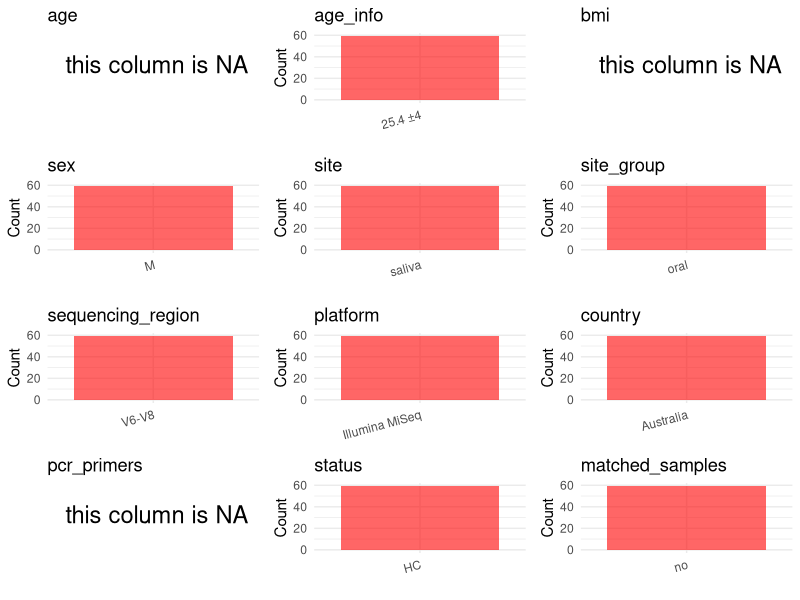

The R source for this figure: (Note: this script raises an error after producing the figure.)
## ---- chunk 1
# Load libraries
library(dplyr)
library(ggplot2)
library(cowplot)

# (1) Setting working directory
# EDIT HERE: change project_id for each study
project_id <- "PRJEB29801"

base_dir <- "/beegfs/huangxiaochang/global_oral/global-oral-microbiome/data/projects/"
setwd(file.path(base_dir, project_id))

# (2) Loading raw SRA metadata file
sra_file <- "SraRunTable.csv"
initial_meta <- read.csv("SraRunTable.csv", header = TRUE)

# (3) OPTIONAL: If extra metadata (e.g., Table.x or supplemental materials) are available from the article, you may need to merge the file with initial_meta manually. Below is example code for merging. Depending on the specific case of each study, you can customize the code as needed.
# supp_table <- read.csv("supplemental_table.csv", header = TRUE)
# initial_meta <- left_join(initial_meta, supp_table, by = merge_col_name)
## ---- chunk 2
# (1) Read the article in the following order: abstract, the beginning of the results section, and the methods. Understand the sample size, experimental design, and disease group overview. Clarify the sampling sites; for oral and gut samples, specify the exact sites like supragingival plaque, tongue, etc.

# (2) IMPORTANT: MUST go through each column of initial_meta
# head(initial_meta, 10)

# IMPORTANT: Check the unique values in the column of interest or query column.
# lapply(initial_meta[c('body_habitat', 'body_product', 'body_site')], table) # site
# table(initial_meta$host_subject_id) # subject id
# table(initial_meta$platform..exp.) # output is Illumina
# table(initial_meta$target_subfragment..exp.)
## ---- chunk 3
# (1) EDIT HERE: Parameter setup
# NOTE: This project has no lab control samples (blanks/positives) or non-human samples. Leave keywords empty to skip filtering.
control_column <- NA   # column name in initial_meta
# unique(initial_meta[[control_column]])  # uncomment to explore
control_keywords <- c()     # Enter exact keywords

species_column <- NA          # column name in initial_meta
# unique(initial_meta[[species_column]])  # uncomment to explore
non_human_keywords <- c()            # Enter exact keywords


# (2) Remove controls and non-human samples. DO NOT need to modify code in this part, just run it.
n_samples <- nrow(initial_meta)
# Control evaluation
if (length(control_keywords) > 0) {
  if (is.null(control_column) || control_column == "") {
    stop("Error: control_keywords provided but control_column is missing.")
  }

  if (!(control_column %in% colnames(initial_meta))) {
    stop(sprintf("Error: Column '%s' not found in initial_meta.", control_column))
  }

  control_pattern <- paste(control_keywords, collapse = "|")
  control_text <- initial_meta[[control_column]]
  is_control <- grepl(control_pattern, control_text)

} else {
  is_control <- rep(FALSE, n_samples)
}

# Non-human evaluation
if (length(non_human_keywords) > 0) {
  if (is.null(species_column) || species_column == "") {
    stop("Error: non_human_keywords provided but species_column is missing.")
  }

  if (!(species_column %in% colnames(initial_meta))) {
    stop(sprintf("Error: Column '%s' not found in initial_meta.", control_column))
  }

  non_human_pattern <- paste(non_human_keywords, collapse = "|")
  species_text <- initial_meta[[species_column]]
  is_non_human <- grepl(non_human_pattern, species_text)
} else {
  is_non_human <- rep(FALSE, n_samples)
}

# Execute removal
samples_to_remove <- is_control | is_non_human
initial_meta <- initial_meta[!samples_to_remove, ]

cat("Initial samples counts:",n_samples,"\n")
cat("Removed control samples:", sum(is_control), "\n")
cat("Removed non-human samples:", sum(is_non_human), "\n")
cat("Total samples removed ", sum(samples_to_remove), "\n")
cat("Remaining samples after Step 2:", nrow(initial_meta), "\n")
## ---- chunk 4
# Extract columns from initial_meta as follows:
# (1) No modification needed → extract directly.
# (2) Modification needed → create a column start with 'raw_' and mark the target column as "pending".
# (3) Need to find or determine based on the article.

metadata <- data.frame(
  bioproject = initial_meta$BioProject,
  sample_id = initial_meta$Run,
  subject_id = initial_meta$Submitter_Id,
  age = NA,
  age_info = "25.4 ±4",
  bmi = NA,
  raw_sex = NA,
  sex = "pending",
  sequencing_region = "V6-V8",
  platform = initial_meta$Instrument,
  country = initial_meta$geo_loc_name_country,
  raw_site = initial_meta$environment_.material.,
  site = "pending",
  site_group = "pending",
  public_time = initial_meta$ReleaseDate,
  pcr_primers = NA,
  title = NA,
  disease_study = NA,
  status = "Healthy",
  matched_samples = "pending",
  is_time_series = "no",
  stringsAsFactors = FALSE
)

metadata$public_time <- as.Date(metadata$public_time)
## ---- chunk 5
# (1) Handle the columns with the `raw_` prefix.
# IMPORTANT: Add comments if the modification is not straightforward!!
# All subjects are Male
metadata$sex <- "M"

# Assign site from article: all samples are saliva
metadata$site <- "saliva"

# All saliva samples are oral
metadata$site_group <- "oral"

metadata$title <- "Analysis of the Effects of Dietary Pattern on the Oral Microbiome of Elite Endurance Athletes"
metadata$disease_study <- "no"
# Restore status: all subjects are healthy
metadata$status <- "HC"

## ---- chunk 6
# (2) Filling the 'site_group' and 'matched_samples' columns
# editing site_group
unique(metadata$site)
# EDIT HERE: add oral sites
Oral_site = c("saliva", "mouth", "tongue coating", "supragingival plaque", "subgingival plaque", "oral swab", "denture", "tooth", "abscess pus", "adjacent periodontal pocket", "patient healthy crevice", "healthy control crevice", "gingival crevicular fluid", "subgingival plaque")
# EDIT HERE: add gut sites
Gut_site = c("feces", "stool")
# just run
metadata <- metadata %>%
  mutate(site_group = case_when(
    site %in% Oral_site ~ "oral",
    site %in% Gut_site ~ "gut",
    TRUE ~ "other"
  ))

# editing matched_samples, just run.
metadata$matched_samples <- ifelse(
  ave(metadata$subject_id, metadata$subject_id, FUN = length) > 1,
  "yes",
  "no"
)
## ---- chunk 7
# (3) check if there is pending value in metadata. If there is pending value, go on modify the metadata.
# Function to check if a column contains "pending"
has_pending <- function(col) {
  if (is.character(col) || is.factor(col)) {
    any(col == "pending", na.rm = TRUE)
  } else {
    FALSE
  }
}

# Check for any pending value
any_pending_value <- any(sapply(metadata, has_pending))

if (!any_pending_value) {
  message("Good! No cell contains the value 'pending'.")
} else {
  pending_cols <- names(metadata)[sapply(metadata, has_pending)]
  message("Columns containing 'pending': ", paste(pending_cols, collapse = ", "))
  message("Please continue to resolve these pending columns!")
}
## ---- chunk 8
# Select columns for visualization, just run
plot_data <- metadata %>%
  select(-bioproject, -sample_id, -subject_id, -title)

create_simple_plots <- function(data) {
  plots <- list()
  continuous_vars <- c("age", "bmi")

  for (col in colnames(data)) {
    if (all(is.na(data[[col]]))) {
      p <- ggplot() +
        annotate("text", x = 0.5, y = 0.5, label = "this column is NA", size = 6) +
        labs(title = col) +
        theme_void()
    } else if (col %in% continuous_vars && is.numeric(data[[col]])) {
      p <- ggplot(data, aes(x = .data[[col]])) +
        geom_histogram(fill = "blue", alpha = 0.6, bins = 20, na.rm = TRUE) +
        labs(title = col, x = col, y = "Count") +
        theme_minimal()
    } else {
      count_data <- as.data.frame(table(data[[col]], useNA = "ifany"))
      p <- ggplot(count_data, aes(x = reorder(Var1, -Freq), y = Freq)) +
        geom_col(fill = "red", alpha = 0.6) +
        labs(title = col, x = NULL, y = "Count") +
        theme_minimal() +
        theme(axis.text.x = element_text(angle = 15, hjust = 1))
    }
    plots[[col]] <- p
  }

  return(plots)
}

# Generate and arrange plots
plots <- create_simple_plots(plot_data)
p <- plot_grid(plots$age,
               plots$age_info,
               plots$bmi,
               plots$sex,
               plots$site,
               plots$site_group,
               plots$sequencing_region,
               plots$platform,
               plots$country,
               plots$pcr_primers,
               plots$status,
               plots$matched_samples,
               ncol = 3, align = "hv", axis = "lb")
ggsave("Metadata_Summary.png", plot = p, width = 8, height = 6, dpi = 150)
## ---- chunk 9
# Insert Metadata_Summary.png into the current Rmd output
knitr::include_graphics("Metadata_Summary.png")
## ---- chunk 10
# Reorder the data frame
fixed_cols <- c("bioproject", "sample_id", "subject_id", "age", "age_info",
                "bmi", "sex", "platform", "sequencing_region", "pcr_primers",
                "country", "site", "site_group", "disease_study", "status",
                "title", "public_time", "matched_samples", "is_time_series")
metadata <- metadata %>%
  select(all_of(fixed_cols), everything())

# save metadata
# head(metadata)
write.csv(metadata, file = "metadata_v2.csv", quote = TRUE, row.names = FALSE)
